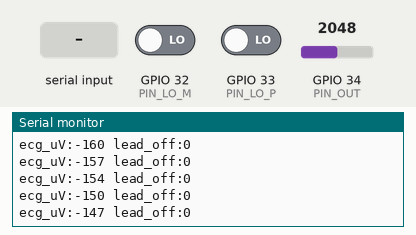
This sketch was run on a simulated ESP32. Shown: the last lines printed to the serial monitor. The inputs (shaded band) are chosen by the test bench; at power-on: GPIO 34 (PIN_OUT) = 2048, GPIO 32 (PIN_LO_M) LOW, GPIO 33 (PIN_LO_P) LOW (analog values on the 0–4095 scale).

Above: at 1.2 s.
1.3 s: "h" received over Serial
2.8 s: GPIO 34 (PIN_OUT) set to 2866
At 3.4 s:
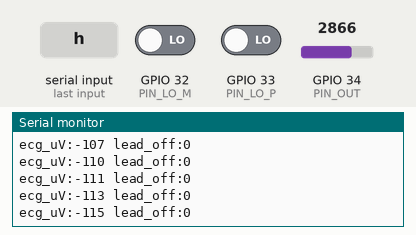
4.3 s: GPIO 32 (PIN_LO_M) driven HIGH
5.8 s: GPIO 32 (PIN_LO_M) driven LOW
7.3 s: GPIO 34 (PIN_OUT) set to 3603
At 8.0 s:
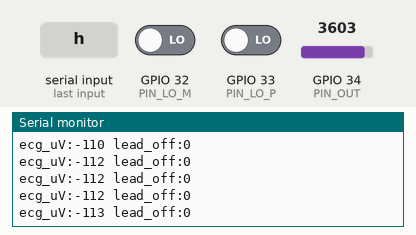
Timing chart, 0 to 9.8 s (numbered marks = the images above; inputs shaded):
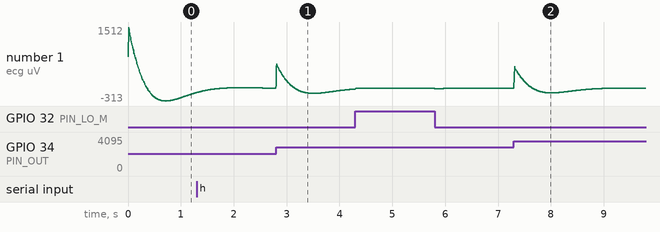

Measured:
- after the input at 7.3 s, the serial monitor: prints a new line at once (image 2)

The sketch:

01_ad8232_ecg.ino
```cpp
// Uji 01 — AD8232 (ECG) berdiri sendiri.
// Wiring: OUTPUT->GPIO34, LO- ->GPIO32, LO+ ->GPIO33, 3V3, GND. Elektroda RA/LA/RL (Lead I).
// Buka Tools > Serial Plotter (115200): garis "ecg_uV" = sinyal terfilter, "lead_off" = elektroda lepas.
// Ketik 'h' di Serial Monitor untuk menampilkan HR.
#include <Arduino.h>

const int PIN_OUT = 34, PIN_LO_M = 32, PIN_LO_P = 33;
const float FS = 250.0f, GAIN = 1100.0f;

struct Biquad {
  float b0, b1, b2, a1, a2, z1 = 0, z2 = 0;
  void set(float B0, float B1, float B2, float A0, float A1, float A2) { b0 = B0 / A0; b1 = B1 / A0; b2 = B2 / A0; a1 = A1 / A0; a2 = A2 / A0; }
  void hp(float f) { float w = 2 * PI * f / FS, c = cosf(w), al = sinf(w) / 1.4142f; set((1 + c) / 2, -(1 + c), (1 + c) / 2, 1 + al, -2 * c, 1 - al); }
  void lp(float f) { float w = 2 * PI * f / FS, c = cosf(w), al = sinf(w) / 1.4142f; set((1 - c) / 2, 1 - c, (1 - c) / 2, 1 + al, -2 * c, 1 - al); }
  void notch(float f) { float w = 2 * PI * f / FS, c = cosf(w), al = sinf(w) / 60; set(1, -2 * c, 1, 1 + al, -2 * c, 1 - al); }
  float run(float x) { float y = b0 * x + z1; z1 = b1 * x - a1 * y + z2; z2 = b2 * x - a2 * y; return y; }
} hp, nt, lp;

volatile bool tick = false;
hw_timer_t* timer;
void IRAM_ATTR onTimer() { tick = true; }

float last_y = 0, peak_thr = 0.3f; uint32_t last_beat = 0, n = 0; float hr = 0;

void setup() {
  Serial.begin(115200);
  pinMode(PIN_LO_M, INPUT); pinMode(PIN_LO_P, INPUT);
  analogReadResolution(12);
  analogSetPinAttenuation(PIN_OUT, ADC_11db);
  hp.hp(0.5); nt.notch(50); lp.lp(40);
#if ESP_ARDUINO_VERSION_MAJOR >= 3
  timer = timerBegin(1000000); timerAttachInterrupt(timer, &onTimer); timerAlarm(timer, 4000, true, 0);
#else
  timer = timerBegin(0, 80, true); timerAttachInterrupt(timer, &onTimer, true); timerAlarmWrite(timer, 4000, true); timerAlarmEnable(timer);
#endif
}

void loop() {
  if (!tick) return;
  tick = false;
  n++;
  bool lo = digitalRead(PIN_LO_M) || digitalRead(PIN_LO_P);
  float mv = analogReadMilliVolts(PIN_OUT) / GAIN;
  float y = lo ? 0 : lp.run(nt.run(hp.run(mv)));
  // deteksi R sederhana: ambang adaptif 60 % dari puncak terakhir, refraktori 250 ms
  peak_thr = max(0.05f, peak_thr * 0.999f);
  if (y > peak_thr && last_y <= peak_thr && millis() - last_beat > 250) {
    if (last_beat) hr = 0.8f * hr + 0.2f * (60000.0f / (millis() - last_beat));
    last_beat = millis();
  }
  if (y > peak_thr / 0.6f) peak_thr = 0.6f * y;
  last_y = y;
  if (n % 2 == 0) Serial.printf("ecg_uV:%.0f lead_off:%d\n", y * 1000, lo ? 500 : 0);  // 125 Hz ke plotter
  while (Serial.available()) if (Serial.read() == 'h') Serial.printf("# HR = %.1f bpm\n", hr);
}
```
